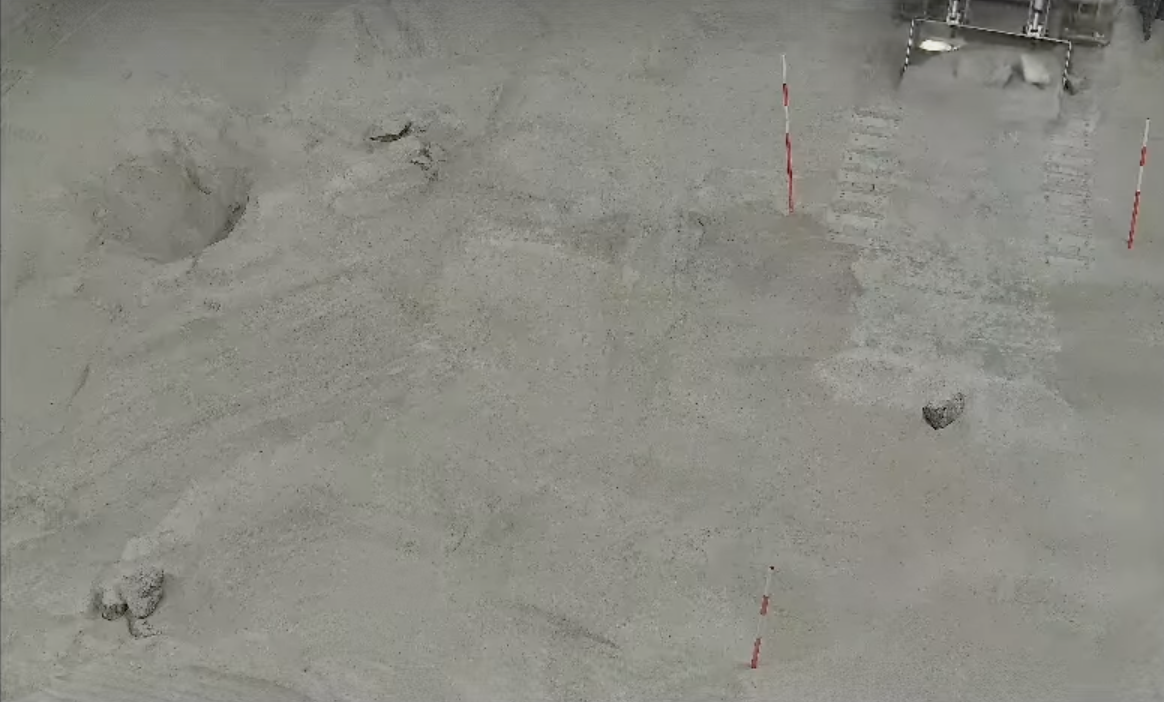
#> input picture Detection/posts_images/posts1.png, 1164 x 702 px, given in place of the camera
$ python BeaconPositioning.py
#> lines starting #> are read from the running program, lines starting #| are printed output that depends on the picture; after the words box and inside, x2 and y2 are one past the last pixel; in counts of white or black regions, pixels touching at a corner belong together
import cv2
import numpy as np

# Define color ranges in HSV
RED_RANGE = [(165, 40, 40), (180, 255, 255)]  # Expanded range for red
GREEN_RANGE = [(35, 50, 50), (85, 255, 255)]  # Expanded range for green
BLUE_RANGE = [(110, 100, 100), (130, 255, 255)]

# Known size of blue square in real-world units (e.g., pixels for full visibility)
BLUE_SQUARE_FULL_AREA = 5000  # Example: Adjust this based on your square size

def detect_square_properties(image, color_range):
    """Detect colored squares and return their centroids and bounding box areas."""
    mask = cv2.inRange(image, np.array(color_range[0]), np.array(color_range[1]))
    contours, _ = cv2.findContours(mask, cv2.RETR_EXTERNAL, cv2.CHAIN_APPROX_SIMPLE)
    properties = []
    for cnt in contours:
        M = cv2.moments(cnt)
        if M["m00"] > 0:  # Avoid division by zero
            cx = int(M["m10"] / M["m00"])
            cy = int(M["m01"] / M["m00"])
            area = cv2.contourArea(cnt)
            properties.append({"centroid": (cx, cy), "area": area})
    return properties

def calculate_orientation_and_distance(red, green):
    """Calculate orientation and distance using the centroids of Red and Green squares."""
    if red and green:
        red_x, red_y = red
        green_x, green_y = green
        # Calculate the angle (orientation) using atan2
        dx = green_x - red_x
        dy = green_y - red_y
        angle = np.degrees(np.arctan2(dy, dx))
        # Calculate the Euclidean distance
        distance_pixels = np.sqrt(dx**2 + dy**2)
# Hardcoded conversion: 260 cm (8.53 ft) corresponds to 200 pixels
        reference_pixels = 200  # Pixels for the reference distance
        reference_distance_feet = 8.53  # Corresponding reference distance in feet

        # Use inverse proportionality
        distance_feet = (reference_pixels / distance_pixels) * reference_distance_feet

        # Round distance to 1 significant digit
        distance_feet = round(distance_feet, -int(np.floor(np.log10(abs(distance_feet)))))

        return angle, distance_feet
    return None, None

def check_blue_visibility(blue_area):
    """Check if the blue square is more than 50% visible."""
    return blue_area >= 0.5 * BLUE_SQUARE_FULL_AREA

def main():
    cap = cv2.VideoCapture(1)  # Open camera

    while True:
        ret, frame = cap.read()
#> frame is the input picture: shape (702, 1164, 3); mean B, G, R 130.7, 138.4, 138.8
        if not ret:
            break

        # Convert to HSV
        hsv = cv2.cvtColor(frame, cv2.COLOR_BGR2HSV)
#> hsv: shape (702, 1164, 3); mean H, S, V 29.3, 15.7, 139.2

        # Detect centroids and areas for each color
        red_properties = detect_square_properties(hsv, RED_RANGE)
#> in detect_square_properties, `mask = cv2.inRange(image, np.array(color_range[0]), np.array(color_ran..`:
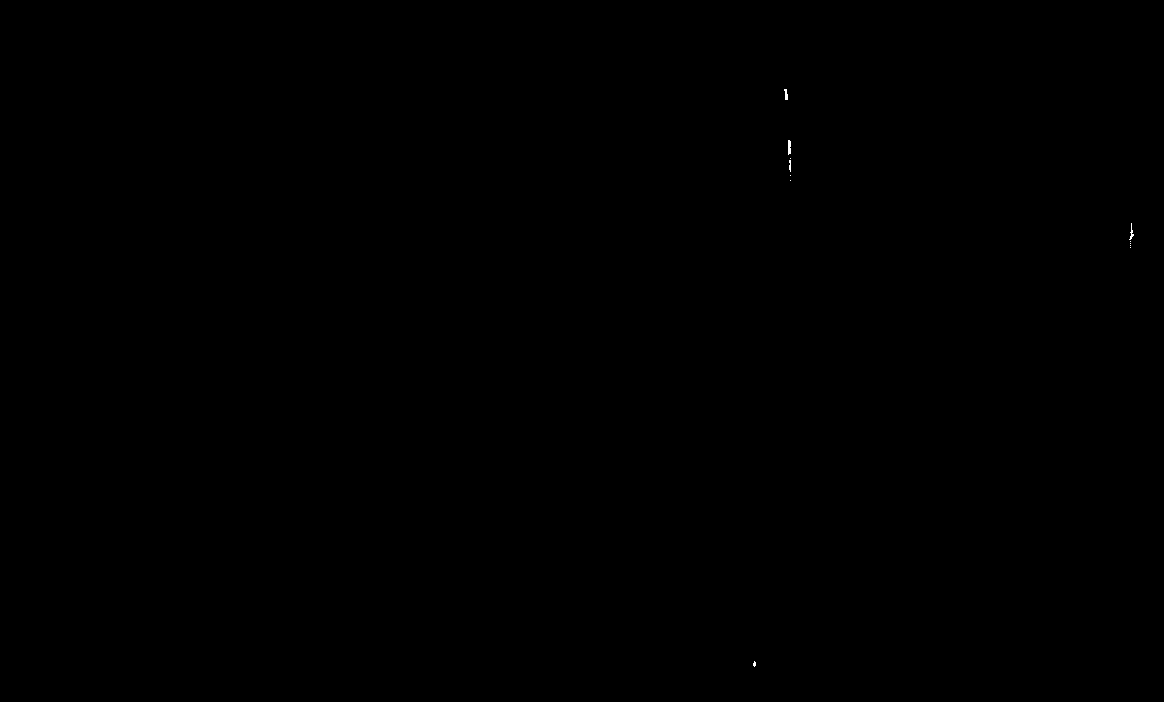
#> mask: shape (702, 1164); 0.02% white in thin lines or dots, all inside (x1, y1, x2, y2) = (753, 89, 1134, 667)
#> in detect_square_properties, `contours, _ = cv2.findContours(mask, cv2.RETR_EXTERNAL, cv2.CHAIN_APPR..`: contours = 12 contours, 11 with area under 20; largest, box (x1, y1, x2, y2) and area: (788, 140, 791, 155) 25
#> the loop in detect_square_properties, `for cnt in contours:` made 12 passes
#> (cx, cy, area) on pass 11: (788, 146, 25)
#> cnt on passes 2, 3, 4, 5, 7, 8: [[1130, 247]], [[1130, 245]], [[1130, 243]], [[1130, 241]], [[790, 180]], [[790, 175]]
#> after the loop in detect_square_properties, `for cnt in contours:`: properties = 5 items
#> red_properties = 5 items
        green_properties = detect_square_properties(hsv, GREEN_RANGE)
#> in detect_square_properties (call 2), `mask = cv2.inRange(image, np.array(color_range[0]), np.array(color_ran..`: mask: shape (702, 1164); every value is 0
#> green_properties = []
        blue_properties = detect_square_properties(hsv, BLUE_RANGE)
#> blue_properties = []

        # Get the largest detected square for each color (most likely correct)
        red = max(red_properties, key=lambda x: x["area"], default=None)
#> red = {'centroid': (788, 146), 'area': 25}
        green = max(green_properties, key=lambda x: x["area"], default=None)
        blue = max(blue_properties, key=lambda x: x["area"], default=None)

        # Calculate orientation and distance
        red_centroid = red["centroid"] if red else None
#> red_centroid = (788, 146)
        green_centroid = green["centroid"] if green else None
        orientation, distance = calculate_orientation_and_distance(red_centroid, green_centroid)

        # Check blue square visibility
        blue_visible = False
        if blue:
            blue_visible = check_blue_visibility(blue["area"])

        # Visualize results
        for prop in [red, green, blue]:
            if prop:
                cv2.circle(frame, prop["centroid"], 10, (0, 255, 255), -1)  # Mark centroids
                cv2.putText(frame, f"Area: {prop['area']:.2f}",
                            (prop["centroid"][0], prop["centroid"][1] - 20),
                            cv2.FONT_HERSHEY_SIMPLEX, 0.5, (255, 255, 255), 1)
#> this loop made 3 passes
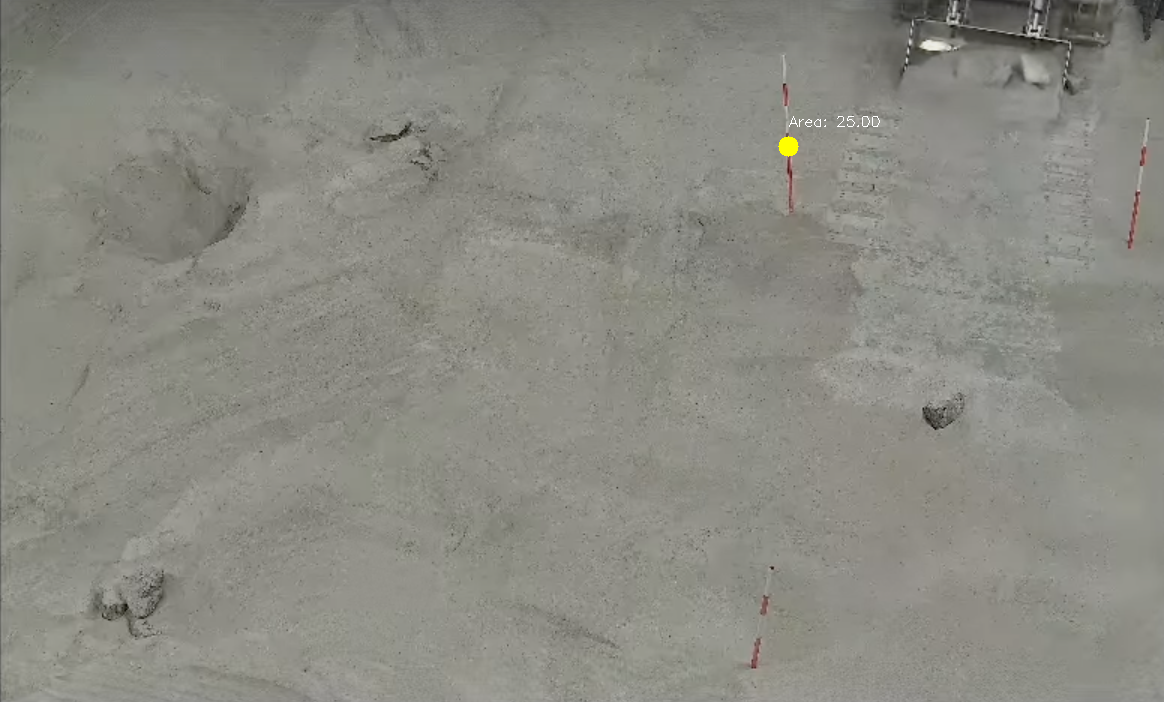
#> frame: shape (702, 1164, 3); 0.06% of pixels changed, all inside (x1, y1, x2, y2) = (778, 116, 880, 157)

        if orientation is not None and distance is not None:
            cv2.putText(frame, f"Orientation: {orientation:.2f} degrees",
                        (10, 30), cv2.FONT_HERSHEY_SIMPLEX, 0.7, (255, 255, 255), 2)
            cv2.putText(frame, f"Distance: {distance:.2f} ft.",
                        (10, 60), cv2.FONT_HERSHEY_SIMPLEX, 0.7, (255, 255, 255), 2)

        if blue_visible:
            cv2.putText(frame, "Blue square visible: LOCATION REACHED",
                        (10, 90), cv2.FONT_HERSHEY_SIMPLEX, 0.7, (0, 255, 0), 2)

        # Display the frame
        cv2.imshow("Frame", frame)
        if cv2.waitKey(1) & 0xFF == ord("q"):
#> (key q is pressed here)
            break

    cap.release()
    cv2.destroyAllWindows()

if __name__ == "__main__":
    main()
